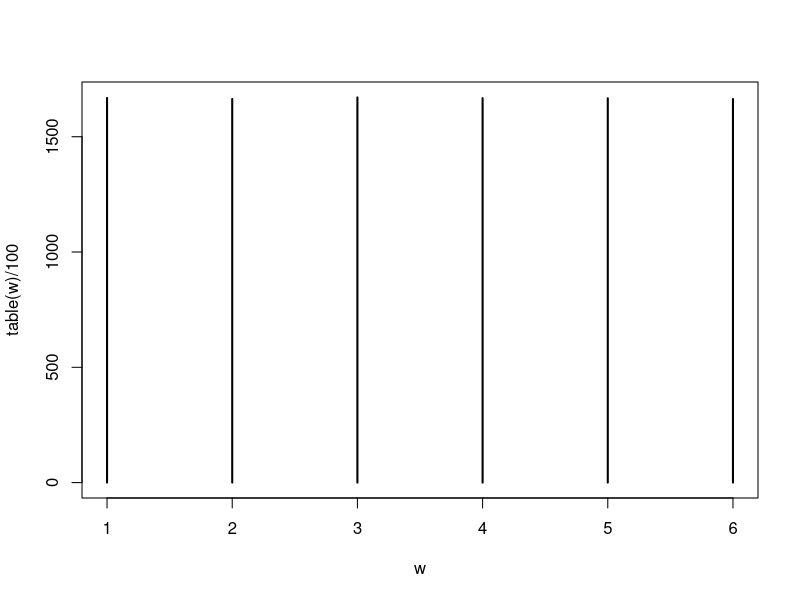
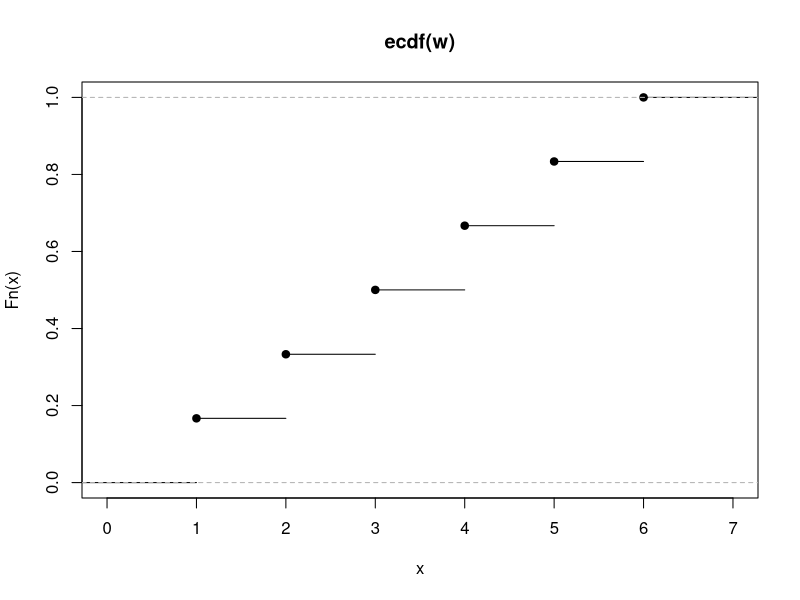
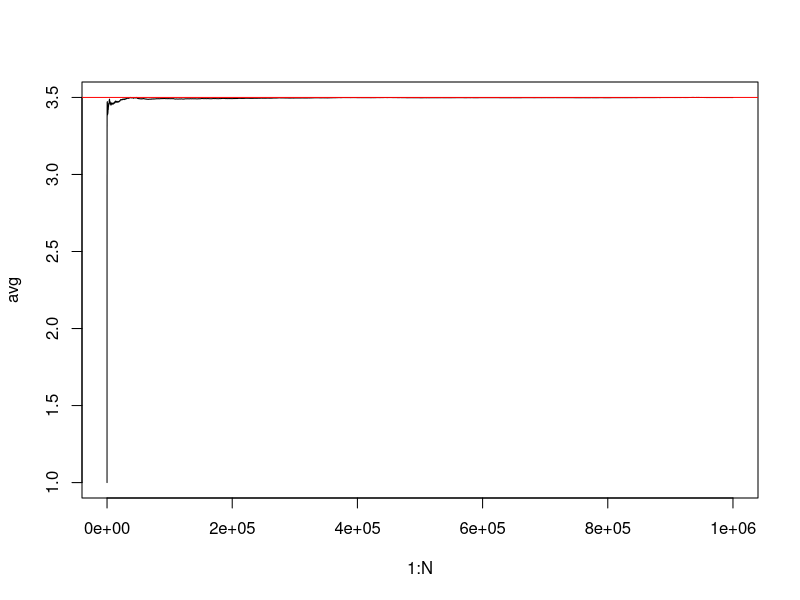

Generate these figures, in order, with R: (Note: a time limit stopped this script after it produced the figures.)
### Code für die Vorlesung in der 7. Woche

N = 10000000
x = sample(1:6, replace = TRUE, size = N)
sum(x == 4) / N
1/6
################################
# PMF und CDF             ######
w = sample(1:6, replace = TRUE, size=1e6)
par(mfrow=c(1,1))
# PMF
plot(table(w)/100, type='h')
# CDF
plot(ecdf(w))


# Würfeln
set.seed(42)
N=1e6
X = sample(1:6,N, replace = TRUE)
mean(X) #3.4998 
avg = cumsum(X)/1:N #Gleitender MW
plot(1:N, avg, type = 'l')
abline(h=3.5, col='red')


################################
# Spielautomatsverteilung ######
ps = c(0.977, 0.008, 0.008, 0.006, 0.001)
xs = c(-1,4,9,14,19)
sm = sample(xs, 1000000, replace = TRUE, prob = ps)
mean(sm)
var(sm)

p = rep(1/6,6)
g = c(1,2,3,4,5,6)
sum(p * g)

g = c(0,2,0,4,0,6)
sum(p * g)

g = g**2
sum(p * g)

################################
# Simulationen            ######

### Würfel###
set.seed(42)
N = 100000
x = sample(1:6, N, replace = TRUE)
#Abschaetzung von EW
mean(x) #3.5052
#Erwartungswerte von X^2
mean(x^2) #15.21858

# Spielautomatsverteilung ######
#Augenzahl in Euro, falls gerade Zahl
#x 6 6 2 5 4 4 5 1 4 5
xg = x %% 2 == 0 #gerade TRUE  TRUE  TRUE FALSE  TRUE  TRUE FALSE FALSE  TRUE FALSE
#xg * x #6 6 2 0 4 4 0 0 4 0
mean(xg * x) #2.00234

##Augenzahl in Euro zum Quadrat, falls gerade Zahl
mean(xg * x^2)#9.38124
56/6 #9.33333

# Würfel mit Aufhören ######
N = 1e7
gewinn = rep(0, N)
for (n in 1:N){
  for (i in 1:1e8){ #Im wievielten versuch kommt die 6?
    if (sample(1:6,1) == 6){
      #print(i)
      gewinn[n] = i
      break
    }
  }  
}
mean(gewinn)
plot(table(gewinn)/N, xlim = c(0,40))
#hist(gewinn, breaks = 50)

hist(gewinn,100)
plot(table(gewinn))
mean(gewinn)
#Ist Geometrische Verteilung, dort ist mean = 1/p

pbinom(0:10, 10, 0.8)
d = round(pbinom(0:10, 10, 0.8),3)
names(d) = 0:10
d

# Bionomial Party ######
k = 0:10
df = data.frame(
  k = dbinom(k, 10, 0.8), #80% kommen
  P = pbinom(k, 10, 0.8)
)
df = t(df)
colnames(df) = k
round(df, 3)  
